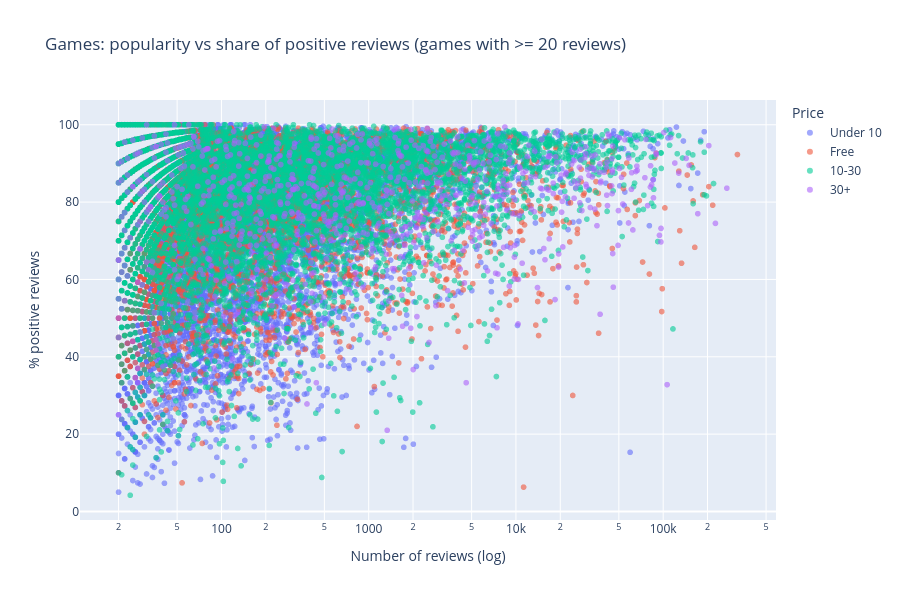

The cell this chart's notebook holds for it:
### Code cell
interactive_fig = eda.plot_interactive_games(reviews_eda, games_eda)
interactive_fig.show()

### Figure 1 — Plotly figure (JSON) as saved in the notebook; plotly's stock layout.template omitted (floating-point values rounded to 4 significant figures; data arrays with more than 128 entries replaced by an {"elided": "..."} marker saying what was removed)
{"data": [{"customdata": {"elided": "12929x4 mixed values"}, "hovertemplate": "<b>%{hovertext}</b><br><br>Number of reviews (log)=%{x:,}<br>% positive reviews=%{y}<br>median_hours=%{customdata[0]:.1f}<br>price_final=%{customdata[1]:.2f}<br>release_year=%{customdata[2]}<extra></extra>", "hovertext": {"elided": "12929 str values"}, "legendgroup": "Under 10", "marker": {"color": "#636efa", "opacity": 0.6, "symbol": "circle"}, "mode": "markers", "name": "Under 10", "showlegend": true, "type": "scattergl", "x": {"elided": "12929 int values"}, "xaxis": "x", "y": {"elided": "12929 float values"}, "yaxis": "y"}, {"customdata": {"elided": "4183x4 mixed values"}, "hovertemplate": "<b>%{hovertext}</b><br><br>Number of reviews (log)=%{x:,}<br>% positive reviews=%{y}<br>median_hours=%{customdata[0]:.1f}<br>price_final=%{customdata[1]:.2f}<br>release_year=%{customdata[2]}<extra></extra>", "hovertext": {"elided": "4183 str values"}, "legendgroup": "Free", "marker": {"color": "#EF553B", "opacity": 0.6, "symbol": "circle"}, "mode": "markers", "name": "Free", "showlegend": true, "type": "scattergl", "x": {"elided": "4183 int values"}, "xaxis": "x", "y": {"elided": "4183 float values"}, "yaxis": "y"}, {"customdata": {"elided": "6700x4 mixed values"}, "hovertemplate": "<b>%{hovertext}</b><br><br>Number of reviews (log)=%{x:,}<br>% positive reviews=%{y}<br>median_hours=%{customdata[0]:.1f}<br>price_final=%{customdata[1]:.2f}<br>release_year=%{customdata[2]}<extra></extra>", "hovertext": {"elided": "6700 str values"}, "legendgroup": "10-30", "marker": {"color": "#00cc96", "opacity": 0.6, "symbol": "circle"}, "mode": "markers", "name": "10-30", "showlegend": true, "type": "scattergl", "x": {"elided": "6700 int values"}, "xaxis": "x", "y": {"elided": "6700 float values"}, "yaxis": "y"}, {"customdata": {"elided": "805x4 mixed values"}, "hovertemplate": "<b>%{hovertext}</b><br><br>Number of reviews (log)=%{x:,}<br>% positive reviews=%{y}<br>median_hours=%{customdata[0]:.1f}<br>price_final=%{customdata[1]:.2f}<br>release_year=%{customdata[2]}<extra></extra>", "hovertext": {"elided": "805 str values"}, "legendgroup": "30+", "marker": {"color": "#ab63fa", "opacity": 0.6, "symbol": "circle"}, "mode": "markers", "name": "30+", "showlegend": true, "type": "scattergl", "x": {"elided": "805 int values"}, "xaxis": "x", "y": {"elided": "805 float values"}, "yaxis": "y"}], "layout": {"height": 600, "legend": {"title": {"text": "Price"}, "tracegroupgap": 0}, "title": {"text": "Games: popularity vs share of positive reviews (games with >= 20 reviews)"}, "xaxis": {"anchor": "y", "domain": [0, 1], "title": {"text": "Number of reviews (log)"}, "type": "log"}, "yaxis": {"anchor": "x", "domain": [0, 1], "title": {"text": "% positive reviews"}}}}
